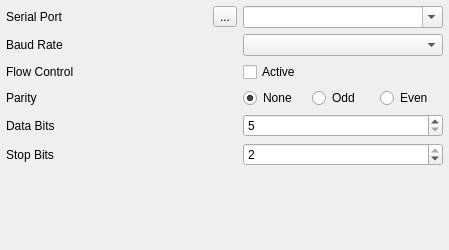
<?xml version="1.0" encoding="UTF-8"?>
<ui version="4.0">
 <class>serialSettings</class>
 <widget class="QWidget" name="serialSettings">
  <property name="geometry">
   <rect>
    <x>0</x>
    <y>0</y>
    <width>449</width>
    <height>250</height>
   </rect>
  </property>
  <property name="windowTitle">
   <string>Form</string>
  </property>
  <layout class="QGridLayout" name="gridLayout" rowstretch="0,0,0,0,0,0,0">
   <property name="margin">
    <number>6</number>
   </property>
   <item row="0" column="0">
    <widget class="QLabel" name="portlabel">
     <property name="text">
      <string>Serial Port</string>
     </property>
    </widget>
   </item>
   <item row="0" column="2">
    <widget class="QComboBox" name="portNameComboBox">
     <property name="editable">
      <bool>true</bool>
     </property>
     <property name="sizeAdjustPolicy">
      <enum>QComboBox::AdjustToContents</enum>
     </property>
     <item>
      <property name="text">
       <string/>
      </property>
     </item>
    </widget>
   </item>
   <item row="1" column="0">
    <widget class="QLabel" name="baudRateLabel">
     <property name="text">
      <string>Baud Rate</string>
     </property>
    </widget>
   </item>
   <item row="1" column="2">
    <widget class="QComboBox" name="baudRateComboBox">
     <property name="editable">
      <bool>false</bool>
     </property>
     <property name="sizeAdjustPolicy">
      <enum>QComboBox::AdjustToContents</enum>
     </property>
    </widget>
   </item>
   <item row="2" column="0">
    <widget class="QLabel" name="FlowControlLabel">
     <property name="text">
      <string>Flow Control</string>
     </property>
    </widget>
   </item>
   <item row="2" column="2">
    <widget class="QCheckBox" name="flowControlCheckBox">
     <property name="text">
      <string>Active</string>
     </property>
    </widget>
   </item>
   <item row="3" column="0">
    <widget class="QLabel" name="parityLabel">
     <property name="text">
      <string>Parity</string>
     </property>
    </widget>
   </item>
   <item row="3" column="2">
    <layout class="QHBoxLayout" name="horizontalLayout_2">
     <item>
      <widget class="QRadioButton" name="parNone">
       <property name="text">
        <string>None</string>
       </property>
       <property name="checked">
        <bool>true</bool>
       </property>
      </widget>
     </item>
     <item>
      <widget class="QRadioButton" name="parOdd">
       <property name="text">
        <string>Odd</string>
       </property>
      </widget>
     </item>
     <item>
      <widget class="QRadioButton" name="parEven">
       <property name="text">
        <string>Even</string>
       </property>
      </widget>
     </item>
    </layout>
   </item>
   <item row="4" column="0">
    <widget class="QLabel" name="dataBitsLabel">
     <property name="text">
      <string>Data Bits</string>
     </property>
    </widget>
   </item>
   <item row="4" column="2">
    <widget class="QSpinBox" name="dataBitsSpinBox">
     <property name="sizePolicy">
      <sizepolicy hsizetype="Preferred" vsizetype="Fixed">
       <horstretch>0</horstretch>
       <verstretch>0</verstretch>
      </sizepolicy>
     </property>
     <property name="minimumSize">
      <size>
       <width>0</width>
       <height>0</height>
      </size>
     </property>
     <property name="minimum">
      <number>5</number>
     </property>
     <property name="maximum">
      <number>8</number>
     </property>
     <property name="value">
      <number>5</number>
     </property>
    </widget>
   </item>
   <item row="5" column="0">
    <widget class="QLabel" name="stopBitsLabel">
     <property name="text">
      <string>Stop Bits</string>
     </property>
    </widget>
   </item>
   <item row="5" column="2">
    <widget class="QSpinBox" name="stopBitsSpinBox">
     <property name="sizePolicy">
      <sizepolicy hsizetype="Preferred" vsizetype="Fixed">
       <horstretch>0</horstretch>
       <verstretch>0</verstretch>
      </sizepolicy>
     </property>
     <property name="frame">
      <bool>true</bool>
     </property>
     <property name="readOnly">
      <bool>false</bool>
     </property>
     <property name="minimum">
      <number>1</number>
     </property>
     <property name="maximum">
      <number>2</number>
     </property>
     <property name="value">
      <number>2</number>
     </property>
    </widget>
   </item>
   <item row="6" column="0" colspan="3">
    <spacer name="verticalSpacer">
     <property name="orientation">
      <enum>Qt::Vertical</enum>
     </property>
     <property name="sizeHint" stdset="0">
      <size>
       <width>431</width>
       <height>47</height>
      </size>
     </property>
    </spacer>
   </item>
   <item row="0" column="1">
    <widget class="QToolButton" name="refreshButton">
     <property name="text">
      <string>...</string>
     </property>
     <property name="icon">
      <iconset resource="../../mavground.qrc">
       <normaloff>:/images/actions/view-refresh.svg</normaloff>:/images/actions/view-refresh.svg</iconset>
     </property>
    </widget>
   </item>
  </layout>
  <action name="actionDelete">
   <property name="text">
    <string>Delete</string>
   </property>
   <property name="toolTip">
    <string>Delete this link</string>
   </property>
  </action>
  <action name="actionConnect">
   <property name="text">
    <string>Connect</string>
   </property>
   <property name="toolTip">
    <string>Connect this link</string>
   </property>
  </action>
  <action name="actionClose">
   <property name="text">
    <string>Close</string>
   </property>
   <property name="toolTip">
    <string>Close the configuration window</string>
   </property>
  </action>
 </widget>
 <resources>
  <include location="../../mavground.qrc"/>
 </resources>
 <connections>
  <connection>
   <sender>actionClose</sender>
   <signal>triggered()</signal>
   <receiver>serialSettings</receiver>
   <slot>close()</slot>
   <hints>
    <hint type="sourcelabel">
     <x>-1</x>
     <y>-1</y>
    </hint>
    <hint type="destinationlabel">
     <x>224</x>
     <y>195</y>
    </hint>
   </hints>
  </connection>
 </connections>
</ui>
